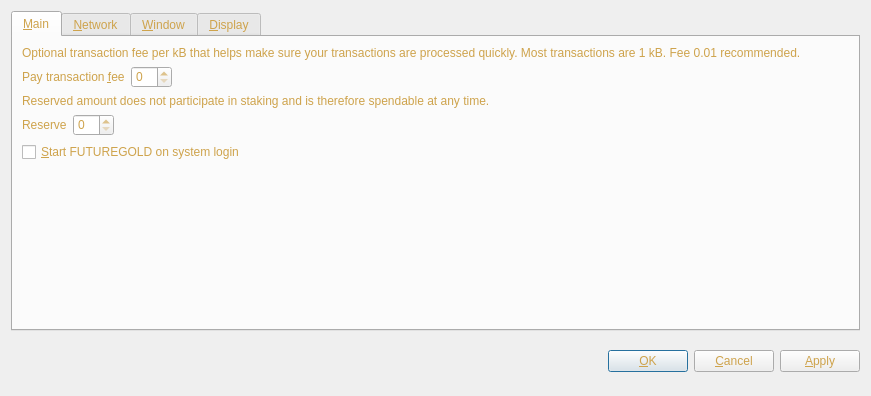
<?xml version="1.0" encoding="UTF-8"?>
<ui version="4.0">
 <class>OptionsDialog</class>
 <widget class="QDialog" name="OptionsDialog">
  <property name="geometry">
   <rect>
    <x>0</x>
    <y>0</y>
    <width>871</width>
    <height>396</height>
   </rect>
  </property>
  <property name="windowTitle">
   <string>Options</string>
  </property>
  <property name="styleSheet">
   <string notr="true">background-image: url(:/images/bkg2);
color: rgb(206, 163, 76);</string>
  </property>
  <property name="modal">
   <bool>true</bool>
  </property>
  <layout class="QVBoxLayout" name="verticalLayout">
   <item>
    <widget class="QTabWidget" name="tabWidget">
     <property name="tabPosition">
      <enum>QTabWidget::North</enum>
     </property>
     <property name="currentIndex">
      <number>0</number>
     </property>
     <widget class="QWidget" name="tabMain">
      <attribute name="title">
       <string>&amp;Main</string>
      </attribute>
      <layout class="QVBoxLayout" name="verticalLayout_Main">
       <item>
        <widget class="QLabel" name="transactionFeeInfoLabel">
         <property name="text">
          <string>Optional transaction fee per kB that helps make sure your transactions are processed quickly. Most transactions are 1 kB. Fee 0.01 recommended.</string>
         </property>
         <property name="textFormat">
          <enum>Qt::PlainText</enum>
         </property>
         <property name="wordWrap">
          <bool>true</bool>
         </property>
        </widget>
       </item>
       <item>
        <layout class="QHBoxLayout" name="horizontalLayoutFee">
         <item>
          <widget class="QLabel" name="transactionFeeLabel">
           <property name="text">
            <string>Pay transaction &amp;fee</string>
           </property>
           <property name="textFormat">
            <enum>Qt::PlainText</enum>
           </property>
           <property name="buddy">
            <cstring>transactionFee</cstring>
           </property>
          </widget>
         </item>
         <item>
          <widget class="BitcoinAmountField" name="transactionFee"/>
         </item>
         <item>
          <spacer name="horizontalSpacerFee">
           <property name="orientation">
            <enum>Qt::Horizontal</enum>
           </property>
           <property name="sizeHint" stdset="0">
            <size>
             <width>40</width>
             <height>20</height>
            </size>
           </property>
          </spacer>
         </item>
        </layout>
       </item>
       <item>
        <widget class="QLabel" name="reserveBalanceInfoLabel">
         <property name="text">
          <string>Reserved amount does not participate in staking and is therefore spendable at any time.</string>
         </property>
         <property name="textFormat">
          <enum>Qt::PlainText</enum>
         </property>
         <property name="wordWrap">
          <bool>true</bool>
         </property>
        </widget>
       </item>
       <item>
        <layout class="QHBoxLayout" name="horizontalLayoutReserveBalance">
         <item>
          <widget class="QLabel" name="reserveBalanceLabel">
           <property name="text">
            <string>Reserve</string>
           </property>
           <property name="textFormat">
            <enum>Qt::PlainText</enum>
           </property>
           <property name="buddy">
            <cstring>reserveBalance</cstring>
           </property>
          </widget>
         </item>
         <item>
          <widget class="BitcoinAmountField" name="reserveBalance"/>
         </item>
         <item>
          <spacer name="horizontalSpacerReserveBalance">
           <property name="orientation">
            <enum>Qt::Horizontal</enum>
           </property>
           <property name="sizeHint" stdset="0">
            <size>
             <width>40</width>
             <height>20</height>
            </size>
           </property>
          </spacer>
         </item>
        </layout>
       </item>
       <item>
        <widget class="QCheckBox" name="bitcoinAtStartup">
         <property name="toolTip">
          <string>Automatically start FUTUREGOLD after logging in to the system.</string>
         </property>
         <property name="text">
          <string>&amp;Start FUTUREGOLD on system login</string>
         </property>
        </widget>
       </item>
       <item>
        <spacer name="verticalSpacer_Main">
         <property name="orientation">
          <enum>Qt::Vertical</enum>
         </property>
         <property name="sizeHint" stdset="0">
          <size>
           <width>20</width>
           <height>40</height>
          </size>
         </property>
        </spacer>
       </item>
      </layout>
     </widget>
     <widget class="QWidget" name="tabNetwork">
      <attribute name="title">
       <string>&amp;Network</string>
      </attribute>
      <layout class="QVBoxLayout" name="verticalLayout_Network">
       <item>
        <widget class="QCheckBox" name="mapPortUpnp">
         <property name="toolTip">
          <string>Automatically open the FUTUREGOLD client port on the router. This only works when your router supports UPnP and it is enabled.</string>
         </property>
         <property name="text">
          <string>Map port using &amp;UPnP</string>
         </property>
        </widget>
       </item>
       <item>
        <widget class="QCheckBox" name="connectSocks">
         <property name="toolTip">
          <string>Connect to the FUTUREGOLD network through a SOCKS proxy (e.g. when connecting through Tor).</string>
         </property>
         <property name="text">
          <string>&amp;Connect through SOCKS proxy:</string>
         </property>
        </widget>
       </item>
       <item>
        <layout class="QHBoxLayout" name="horizontalLayout_Network">
         <item>
          <widget class="QLabel" name="proxyIpLabel">
           <property name="text">
            <string>Proxy &amp;IP:</string>
           </property>
           <property name="textFormat">
            <enum>Qt::PlainText</enum>
           </property>
           <property name="buddy">
            <cstring>proxyIp</cstring>
           </property>
          </widget>
         </item>
         <item>
          <widget class="QValidatedLineEdit" name="proxyIp">
           <property name="maximumSize">
            <size>
             <width>140</width>
             <height>16777215</height>
            </size>
           </property>
           <property name="toolTip">
            <string>IP address of the proxy (e.g. 127.0.0.1)</string>
           </property>
          </widget>
         </item>
         <item>
          <widget class="QLabel" name="proxyPortLabel">
           <property name="text">
            <string>&amp;Port:</string>
           </property>
           <property name="textFormat">
            <enum>Qt::PlainText</enum>
           </property>
           <property name="buddy">
            <cstring>proxyPort</cstring>
           </property>
          </widget>
         </item>
         <item>
          <widget class="QLineEdit" name="proxyPort">
           <property name="maximumSize">
            <size>
             <width>55</width>
             <height>16777215</height>
            </size>
           </property>
           <property name="toolTip">
            <string>Port of the proxy (e.g. 9050)</string>
           </property>
          </widget>
         </item>
         <item>
          <widget class="QLabel" name="socksVersionLabel">
           <property name="text">
            <string>SOCKS &amp;Version:</string>
           </property>
           <property name="textFormat">
            <enum>Qt::PlainText</enum>
           </property>
           <property name="buddy">
            <cstring>socksVersion</cstring>
           </property>
          </widget>
         </item>
         <item>
          <widget class="QValueComboBox" name="socksVersion">
           <property name="toolTip">
            <string>SOCKS version of the proxy (e.g. 5)</string>
           </property>
          </widget>
         </item>
         <item>
          <spacer name="horizontalSpacer_Network">
           <property name="orientation">
            <enum>Qt::Horizontal</enum>
           </property>
           <property name="sizeHint" stdset="0">
            <size>
             <width>40</width>
             <height>20</height>
            </size>
           </property>
          </spacer>
         </item>
        </layout>
       </item>
       <item>
        <spacer name="verticalSpacer_Network">
         <property name="orientation">
          <enum>Qt::Vertical</enum>
         </property>
         <property name="sizeHint" stdset="0">
          <size>
           <width>20</width>
           <height>40</height>
          </size>
         </property>
        </spacer>
       </item>
      </layout>
     </widget>
     <widget class="QWidget" name="tabWindow">
      <attribute name="title">
       <string>&amp;Window</string>
      </attribute>
      <layout class="QVBoxLayout" name="verticalLayout_Window">
       <item>
        <widget class="QCheckBox" name="minimizeToTray">
         <property name="toolTip">
          <string>Show only a tray icon after minimizing the window.</string>
         </property>
         <property name="text">
          <string>&amp;Minimize to the tray instead of the taskbar</string>
         </property>
        </widget>
       </item>
       <item>
        <widget class="QCheckBox" name="minimizeOnClose">
         <property name="toolTip">
          <string>Minimize instead of exit the application when the window is closed. When this option is enabled, the application will be closed only after selecting Quit in the menu.</string>
         </property>
         <property name="text">
          <string>M&amp;inimize on close</string>
         </property>
        </widget>
       </item>
       <item>
        <spacer name="verticalSpacer_Window">
         <property name="orientation">
          <enum>Qt::Vertical</enum>
         </property>
         <property name="sizeHint" stdset="0">
          <size>
           <width>20</width>
           <height>40</height>
          </size>
         </property>
        </spacer>
       </item>
      </layout>
     </widget>
     <widget class="QWidget" name="tabDisplay">
      <attribute name="title">
       <string>&amp;Display</string>
      </attribute>
      <layout class="QVBoxLayout" name="verticalLayout_Display">
       <item>
        <layout class="QHBoxLayout" name="horizontalLayout_1_Display">
         <item>
          <widget class="QLabel" name="langLabel">
           <property name="text">
            <string>User Interface &amp;language:</string>
           </property>
           <property name="textFormat">
            <enum>Qt::PlainText</enum>
           </property>
           <property name="buddy">
            <cstring>lang</cstring>
           </property>
          </widget>
         </item>
         <item>
          <widget class="QValueComboBox" name="lang">
           <property name="toolTip">
            <string>The user interface language can be set here. This setting will take effect after restarting FUTUREGOLD.</string>
           </property>
          </widget>
         </item>
        </layout>
       </item>
       <item>
        <layout class="QHBoxLayout" name="horizontalLayout_2_Display">
         <item>
          <widget class="QLabel" name="unitLabel">
           <property name="text">
            <string>&amp;Unit to show amounts in:</string>
           </property>
           <property name="textFormat">
            <enum>Qt::PlainText</enum>
           </property>
           <property name="buddy">
            <cstring>unit</cstring>
           </property>
          </widget>
         </item>
         <item>
          <widget class="QValueComboBox" name="unit">
           <property name="toolTip">
            <string>Choose the default subdivision unit to show in the interface and when sending coins.</string>
           </property>
          </widget>
         </item>
        </layout>
       </item>
       <item>
        <widget class="QCheckBox" name="displayAddresses">
         <property name="toolTip">
          <string>Whether to show FUTUREGOLD addresses in the transaction list or not.</string>
         </property>
         <property name="text">
          <string>&amp;Display addresses in transaction list</string>
         </property>
        </widget>
       </item>
       <item>
        <widget class="QCheckBox" name="coinControlFeatures">
         <property name="toolTip">
          <string>Whether to show coin control features or not.</string>
         </property>
         <property name="text">
          <string>Display coin &amp;control features (experts only!)</string>
         </property>
        </widget>
       </item>
       <item>
        <spacer name="verticalSpacer_Display">
         <property name="orientation">
          <enum>Qt::Vertical</enum>
         </property>
         <property name="sizeHint" stdset="0">
          <size>
           <width>20</width>
           <height>40</height>
          </size>
         </property>
        </spacer>
       </item>
      </layout>
     </widget>
    </widget>
   </item>
   <item>
    <layout class="QHBoxLayout" name="horizontalLayout_Buttons">
     <item>
      <spacer name="horizontalSpacer_1">
       <property name="orientation">
        <enum>Qt::Horizontal</enum>
       </property>
       <property name="sizeHint" stdset="0">
        <size>
         <width>40</width>
         <height>48</height>
        </size>
       </property>
      </spacer>
     </item>
     <item>
      <widget class="QLabel" name="statusLabel">
       <property name="font">
        <font>
         <weight>75</weight>
         <bold>true</bold>
        </font>
       </property>
       <property name="text">
        <string/>
       </property>
       <property name="textFormat">
        <enum>Qt::PlainText</enum>
       </property>
       <property name="wordWrap">
        <bool>true</bool>
       </property>
      </widget>
     </item>
     <item>
      <spacer name="horizontalSpacer_2">
       <property name="orientation">
        <enum>Qt::Horizontal</enum>
       </property>
       <property name="sizeHint" stdset="0">
        <size>
         <width>40</width>
         <height>48</height>
        </size>
       </property>
      </spacer>
     </item>
     <item>
      <widget class="QPushButton" name="okButton">
       <property name="text">
        <string>&amp;OK</string>
       </property>
      </widget>
     </item>
     <item>
      <widget class="QPushButton" name="cancelButton">
       <property name="text">
        <string>&amp;Cancel</string>
       </property>
       <property name="autoDefault">
        <bool>false</bool>
       </property>
      </widget>
     </item>
     <item>
      <widget class="QPushButton" name="applyButton">
       <property name="text">
        <string>&amp;Apply</string>
       </property>
       <property name="autoDefault">
        <bool>false</bool>
       </property>
      </widget>
     </item>
    </layout>
   </item>
  </layout>
 </widget>
 <customwidgets>
  <customwidget>
   <class>BitcoinAmountField</class>
   <extends>QSpinBox</extends>
   <header>bitcoinamountfield.h</header>
   <container>1</container>
  </customwidget>
  <customwidget>
   <class>QValueComboBox</class>
   <extends>QComboBox</extends>
   <header>qvaluecombobox.h</header>
  </customwidget>
  <customwidget>
   <class>QValidatedLineEdit</class>
   <extends>QLineEdit</extends>
   <header>qvalidatedlineedit.h</header>
  </customwidget>
 </customwidgets>
 <resources/>
 <connections/>
</ui>
